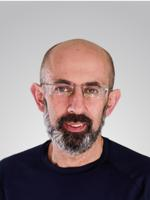
#> input picture ex7/NUMPY2/pavlos_image.jpg, 150 x 200 px, found by its file name
$ jupyter execute --allow-errors Images_Numpy-Scaffold.ipynb   (shell and % lines are left out)
#> lines starting #> are read from the running program, lines starting #| are printed output that depends on the picture; after the words box and inside, x2 and y2 are one past the last pixel; in counts of white or black regions, pixels touching at a corner belong together
[cell 1]
# Importing necessary libraries
import matplotlib.pyplot as plt
import numpy as np
from PIL import Image


#> (the rest of this cell did not finish here and is left out)

## Working with Images using Numpy

An image is basically a numpy array with the shape as (height, width, channels). The channels are Red, Green and Blue. You can understand images as numpy arrays with each pixel represented by numbers denoting the extent of Red, Green and Blue required for the color.

[cell 2]
# Load the great astronomer's picture
im = Image.open('pavlos_image.jpg')
#> im is the input picture: PIL image 150x200 RGB; mean R, G, B 153.8, 140, 141.6
# Store the picture as numpy arrays
data = np.array(im)

# Print the shape of the array
print(f'Shape of the image array is {data}')
#> (printed output is left out)

# Take a look at the image
plt.figure(figsize=(6,6));
plt.imshow(im);

[cell 3]
# Take a look at the image array
print(im)
#| <PIL.JpegImagePlugin.JpegImageFile image mode=RGB size=150x200 at 0x7F8D8FE48750>

## 1.1 Crop Image

### 1.1.1 Crop the image in the specified boundaries such that resultant shape is (150,150)  using Numpy slicing operation.

[cell 4]
### edTest(test_1) ###
## DO NOT REMOVE ABOVE LINE ##

# Crop the image using slicing - play with the values to get the necessary crop
# Slice the height from 25 to 175
cropped_img = data[25:175, : ]

# Take a look at the image
plt.figure(figsize=(6,6))
#> (the rest of this cell did not finish here and is left out)

### 1.1.2 What you did was a brute force method of cropping an image. Let us now generalize it.
Define a function called `center_crop` that automatically crops the center portion of any image you give along.

[cell 5]
### edTest(test_2) ###
## DO NOT REMOVE ABOVE LINE ##

# Function that takes in parameters:
# img: img object,
# out_x: output X dimension expected,
# out_y: output Y dimension expected
img1=Image.open('pavlos_image.jpg')
img=np.array(img1)
def crop_center(img,out_x,out_y):

    # Get the image shape and store in the variables y, x,channels
#> called with out_x = 150, out_y = 150
    y, x, channels =img.shape
#> y = 200; x = 150; channels = 3

    # Divide y by 2 (floor division using '//')
    # and subtract from it [out_y divided by 2]
    # (floor division using '//')
    starty = y//2-(out_y//2)
#> starty = 25

    # Divide x by 2 (floor division using '//')
    # and subtract from it [out_x divided by 2]
    # (floor division using '//')
    startx = x//2-(out_x//2)
#> startx = 0

    #return sliced img from starty to starty + out_y and
    # from startx to startx+out_x
    return img[starty:starty+out_y, startx:starty+out_x]

# Take a look at a cropped centered image with
# out_x and out_y dimensions as 150 & 150 respectively
cropped_img_center = crop_center(img,150,150)
#> (the rest of this cell did not finish here and is left out)

## 1.2 Flip the image horizontally

Flip the cropped image (stored within `cropped_img`) horizontally i.e it needs to be a mirrored image- Use only slicing operations.

[cell 6]
### edTest(test_3) ###
## DO NOT REMOVE ABOVE LINE ##

# Store the dimensions of cropped_img in variables y, x, channels
y, x, channels = cropped_img.shape[:3]
#> y = 150; x = 150; channels = 3

# Reverse the x values (Hint ::-1) and
# take the y values and channels as it is
flipped_img = cropped_img[...,::-1,:]
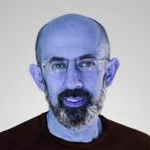
#> flipped_img: shape (150, 150, 3); mean B, G, R 169.9, 151.9, 150.5

# Take a look at a flipped image
#> (the rest of this cell did not finish here and is left out)

## 1.3 Make the image Black and White i.e Grayscale

To make a grayscale image, calculate the mean across the color channels and display the array accordingly.

[cell 7]
### edTest(test_4) ###
## DO NOT REMOVE ABOVE LINE ##

# Function that takes in img object and returns mean across color channels
def rgb2gray(img):
    # Perform average across the channels - remember that the LAST AXIS is the color channels
    mean=np.mean(img, axis=2)
    return mean

# Apply the function on the cropped image
grayscale_img = rgb2gray(cropped_img)

# Display the image
plt.axis("off")
plt.imshow(grayscale_img, cmap="gray");

## 1.4 The Great Astronomer's favorite shirt color

Create a function that changes the Great Astronomer's shirt color. You can do this by replacing the shirt color with Red, Green, and Blue values corresponding to the color you want to change it to.

[cell 8]
# Create a function that takes in
# input img, rval:red channel numbers, gval: green channel numbers, bval: blue channel numbers
def change_shirt_color(img, rval, gval , bval):
    # Extract the red channel, green channel and blue channel and store in individual variables
    # 'r', 'g' and 'b' respectively
#> called with rval = 0, gval = 0, bval = 128
    img=img.copy()
    r, g, b = img[:,:,0], img[:,:,1], img[:,:,2]
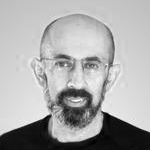
#> r: shape (150, 150); min 0, max 255, mean 169.9

    # We are creating a mask such that it selects the Great Astronomer's t-shirt
    # The range of RGB values of t-shirt's black color
    # is red <=23, green <= 30 and blue <=45

    mask = (r<=23) & (g<=30) & (b<=45)
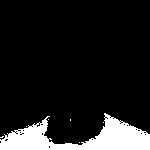
#> mask: shape (150, 150) bool; 12% white; 7 white regions (6 under 20 px), largest, box (x1, y1, x2, y2) and area: (0, 113, 150, 150) 2691

    # Apply the mask to the image
    # Replace it with rval, gval & bval
    img[mask] = [rval, gval, bval]
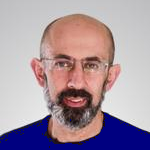
#> img: shape (150, 150, 3); mean of channels 0, 1, 2 168, 150.3, 162.4; drawn as R, G, B

    #return img
    return img

[cell 9]
### edTest(test_5) ###
## DO NOT REMOVE ABOVE LINE ##

# Make Professor's shirt Navy Blue
# Apply the function with the necessary color channel values

blue_shirt=change_shirt_color(cropped_img, 0, 0, 128)
#> (the rest of this cell did not finish here and is left out)

## 1.5 Change the background color of The Great Astronomer's image

Create a function that changes the background color of Great Astronomer's image. You can do this by replacing the background color with Red, Green, and Blue values corresponding to the color you want to change it to.

[cell 10]
# Create a function that takes in
# input img, rval:red channel numbers, gval: green channel numbers, bval: blue channel numbers

def change_background_color(img, rval, gval, bval):
    # Extract the red channel, green channel and blue channel and store in individual variables
    # 'r', 'g' and 'b' respectively
    img=img.copy()
    r, g, b = img[:,:,0], img[:,:,1], img[:,:,2]

    # Create a mask that selects the grey background
    mask= ((r<=240) & (r>185)) & ((g<=240) & (g>185)) & ((b<=240) & (b>185))

    # Apply the mask to the image
    # Replace it with rval, gval & bval
    img[mask] = [rval, gval, bval]

    #return img
    return img

[cell 11]
### edTest(test_6) ###
## DO NOT REMOVE ABOVE LINE ##

# Change background color of Blue shirt image to tea green
# Apply the function with the necessary color channel values
def change_shirt_color(blue_shirt, rval, gval, bval):
    # Extract the red channel, green channel and blue channel and store in individual variables
    # 'r', 'g' and 'b' respectively
#> called with rval = 196, gval = 241, bval = 190
    blue_shirt=blue_shirt.copy()
    r, g, b = blue_shirt[:,:,0], blue_shirt[:,:,1], blue_shirt[:,:,2]
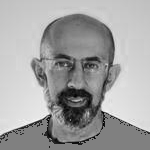
#> b: shape (150, 150); min 0, max 251, mean 162.4

    # Create a mask that selects the grey background
    mask= ((r<=240) & (r>185)) & ((g<=240) & (g>185)) & ((b<=240) & (b>185))
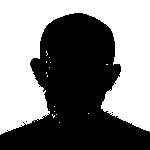
#> mask: shape (150, 150) bool; 49.8% white; 15 white regions (14 under 20 px), largest, box (x1, y1, x2, y2) and area: (0, 0, 150, 135) 11182

    # Apply the mask to the image
    # Replace it with rval, gval & bval
    blue_shirt[mask] = [rval, gval, bval]
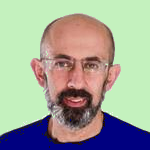
#> blue_shirt: shape (150, 150, 3); mean of channels 0, 1, 2 161.5, 166.4, 152.7; drawn as R, G, B

    #return img
    return blue_shirt
tea_greenBG_shirt=change_shirt_color(blue_shirt, 196, 241, 190)
#> (the rest of this cell did not finish here and is left out)

## 1.6 The professor on vacation

Replace the background of the Great Astronomer's image to a picture of beach. You can do this by creating a mask that selects the grey background and use it to replace all the background pixels with their corresponding pixels from background image.

[cell 12]
# Load the background image
bg_image = Image.open('bg_image.jpg')
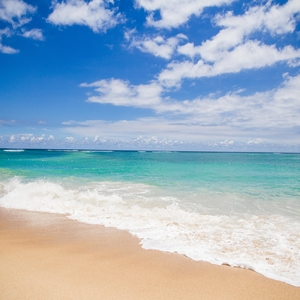
#> input picture ex7/NUMPY2/bg_image.jpg, 300 x 300 px, found by its file name
#> bg_image is the input picture: PIL image 300x300 RGB; mean R, G, B 157.1, 178.7, 195.6

# Store the picture as a numpy array
bg_array = np.array(bg_image)

# Crop the background image such that both images are of same shape (150x150)
cropped_bg=crop_center(bg_array, 150, 150)
#> call 2 of crop_center, with out_x = 150, out_y = 150
#> in crop_center (call 2), `return img[starty:starty+out_y, startx:starty+out_x]`:
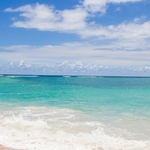
#> returned value: shape (150, 150, 3); mean of channels 0, 1, 2 157.9, 188, 205.9; drawn as R, G, B
#> (the rest of this cell did not finish here and is left out)

[cell 13]
### edTest(test_7) ###
## DO NOT REMOVE ABOVE LINE ##

# Extract the red channel, green channel and blue channel of cropped_img and store in individual variables
# 'r', 'g' and 'b' respectively
r, g, b = cropped_img[:,:,0], cropped_img[:,:,1], cropped_img[:,:,2]

# create a mask that selects the grey background in the professors image
# We have to create a mask such that it selects the grey colored background
mask_background= ((r<=240) & (r>185)) & ((g<=240) & (g>185)) & ((b<=240) & (b>185))
#print(mask_background)
#use the mask to replace all the background pixel values in professors image with pixel values from our desired background image
cropped_img[mask_background]=cropped_bg[mask_background]
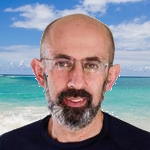
#> cropped_img: shape (150, 150, 3); mean R, G, B 134.9, 136.3, 147.3


#> (the rest of this cell did not finish here and is left out)
